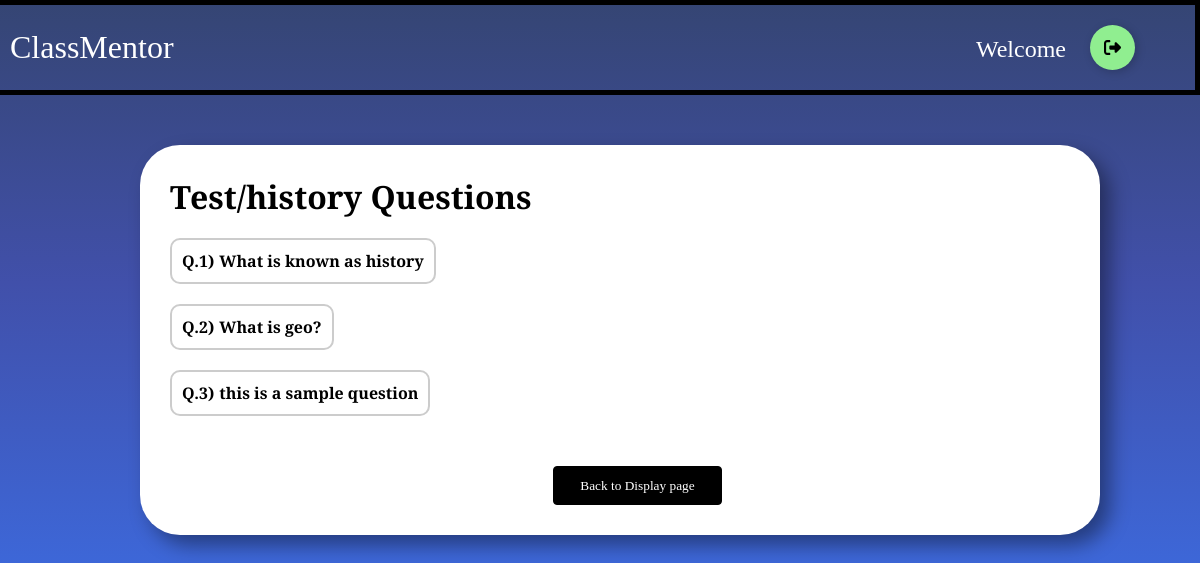
/teacher/displayquestions.php?questionid=1, run on the app's committed database.
### tables this page shows
CREATE TABLE `quiztopic` (
  `QuizID` int(11) NOT NULL,
  `CourseID` int(11) NOT NULL,
  `SubjectID` int(11) NOT NULL,
  `Quiztopic` varchar(50) NOT NULL,
  `Difficulty` varchar(50) NOT NULL
);

CREATE TABLE `quizdetails` (
  `QuizID` int(11) NOT NULL,
  `QuestionID` int(11) NOT NULL,
  `Question` varchar(300) NOT NULL,
  `Option1` varchar(100) NOT NULL,
  `Option2` varchar(100) NOT NULL,
  `Option3` varchar(100) NOT NULL,
  `Option4` varchar(100) NOT NULL,
  `Answer` varchar(100) NOT NULL
);

### teacher/displayquestions.php (the view, shortened to what this page needs)
<!DOCTYPE html>
<html lang="en">
<head>
  <link rel="stylesheet" href="styles/sidebarstyle.css">
  <link rel="stylesheet" href="styles/tablestyle.css">
  <link rel="stylesheet" href="styles/resstyle.css">
</head>
<body>
  <div class="home-content">
    <div class="left-content">
      ClassMentor
    </div>
    <div class="right-content">
      <label for="" class="dropdowntext">Welcome</label>
      <div class="dropdown">
        <a href="logout.php"><button class="Btn">
            <div class="sign"></div>
          </button>
        </a>
      </div>
    </div>
  </div>
  <div class="resource-control">
    <h1 class="heading-text">Test/<?php if (isset($_GET['questionid'])) {
                                    include("components/connect.php");
                                    $id2 = $_GET['questionid'];
                                    $namesql = "Select Quiztopic from quiztopic where QuizID = '$id2'";
                                    $res = mysqli_query($conn, $namesql);
                                    $namerow = mysqli_fetch_assoc($res);
                                    echo  $namerow['Quiztopic'];
                                  }
                                  ?> Questions</h1>
    <div class="questions-container">
      <?php
      include("components/connect.php");
      if (isset($_GET['questionid'])) {
        $id = $_GET['questionid'];
        $sql = "Select * from quizdetails where QuizID='$id'";
        $result = mysqli_query($conn, $sql);
        if ($result->num_rows > 0) {
          $i = 1;
          while ($row = $result->fetch_assoc()) {
            echo "<div  class='question-label'><p>Q." . $i . ")</p><label for='question-" . $row['QuestionID'] . "'>" . $row['Question'] . "</label></div>";
            echo "<div class='question-details'>";
            echo "</div>";
            $i++;
          }
        } else {
          echo "No questions found";
        }
      }
      ?>
      <div class="centerdiv btndiv">
        <button class="button"><a href="displaytest.php">Back to Display page</a></button>
      </div>
    </div>
  </div>
</body>
</html>

### teacher/styles/sidebarstyle.css (style rules this page uses)
* { margin: 0; padding: 0; box-sizing: border-box; font-family: "DM Serif Text", serif; }
.home-content { border: 5px solid black; border-left: 0; display: flex; margin: 0 auto; justify-content: space-between; align-items: center; padding: 10px; }
.left-content { flex: 1; }
.right-content { justify-content: center; text-align: center; padding: 10px; }
.dropdowntext { color: white; font-size: 1.5rem; position: relative; right: 40px; vertical-align: middle; position: relative; bottom: 3px; }
.dropdown { position: relative; display: inline-block; right: 40px; }
.left-content { font-size: 2rem; color: white; }
.Btn { display: flex; align-items: center; justify-content: flex-start; width: 45px; height: 45px; border: none; border-radius: 50%; cursor: pointer; position: relative; overflow: hidden; transition-duration: 0.3s; box-shadow: 2px 2px 10px rgba(0, 0, 0, 0.199); background-color: lightgreen; margin-left: 20px; }
.sign { width: 100%; transition-duration: 0.3s; display: flex; align-items: center; justify-content: center; }
.sign svg { width: 17px; }

### teacher/styles/tablestyle.css (style rules this page uses)
.button { --bg: #000; --hover-text: #000; color: #fff; cursor: pointer; border: 1px solid var(--bg); border-radius: 4px; padding: 0.8em 2em; background: var(--bg); transition: 0.2s; }
.btndiv { margin-left: 35px; margin-top: 30px; }

### teacher/styles/resstyle.css (style rules this page uses)
body { background: linear-gradient(0deg, rgb(61, 103, 216),rgb(65, 80, 170),rgb(53, 69, 115)); }
.resource-control { width: 80%; position: relative; bottom: 30px; background-color: white; border-radius: 40px; margin-top: 80px; padding: 30px; margin-left: 140px; text-align: left; box-shadow: 10px 10px 20px rgba(0, 0, 0, 0.4); }
.resource-control h1 { text-align: left; font-size: 2rem; margin-bottom: 20px; }
.centerdiv { text-align: center; }

### teacher/displayquestions.php (style rules this page uses)
.question-label { cursor: pointer; font-weight: bold; border: 2px solid #ccc; border-radius: 10px; padding: 10px; margin-bottom: 10px; display: inline-block; align-items: center; justify-content: space-between; transition: background-color 0.3s ease; }
.question-label p { display: inline-block; margin-right: 5px; }
.question-details { max-height: 0; padding-top: 10px; overflow: hidden; padding-left: 10px; transition: max-height 0.6s ease; }
.btndiv a { color: white; text-decoration: none; }

### data on the page
quiztopic: Quiztopic "history"
quizdetails: Question "What is known as history"
quizdetails: Question "What is geo?"
quizdetails: Question "this is a sample question"
